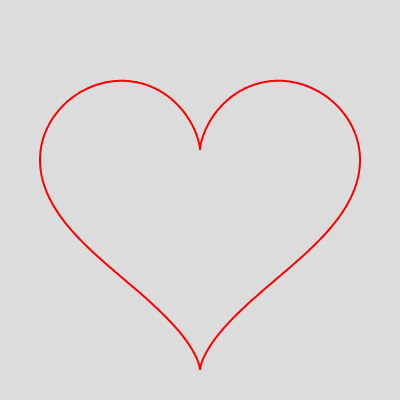
Frame 1 (no input)
Frame 60 (no input): identical to frame 1, image omitted
Frame 120 (the mouse pressed at the canvas centre since frame 60): identical to frame 1, image omitted

The p5.js sketch that drew this single still picture (run headless with seeded random() and noise() and a simulated clock; from frame 60 on, the mouse is pressed at the canvas centre):

// p5.js sketch
// ── sketch.js
// https://editor.p5js.org/jht9629-nyu/sketches/phdkJtq2y
// polar heart v0
// google: p5js script to draw a heart shape using polar coordinates

function setup() {
  createCanvas(400, 400);
  angleMode(RADIANS); // Ensure angles are in radians for trigonometric functions
}

function draw() {
  background(220); // Light gray background
  translate(width / 2, height / 2); // Move origin to the center of the canvas

  stroke(255, 0, 0); // Red outline
  strokeWeight(2);
  noFill(); // No fill for the heart shape

  beginShape();
  // Loop through angles from 0 to 2*PI to draw the complete heart
  for (let t = 0; t < TWO_PI; t += 0.01) {
    // Parametric equations for a heart shape
    let x = 16 * pow(sin(t), 3);
    let y = -(13 * cos(t) - 5 * cos(2 * t) - 2 * cos(3 * t) - cos(4 * t));

    // Scale the heart for better visibility
    let scaleFactor = 10; 
    vertex(x * scaleFactor, y * scaleFactor);
  }
  endShape(CLOSE); // Connect the last vertex to the first to close the shape
}
